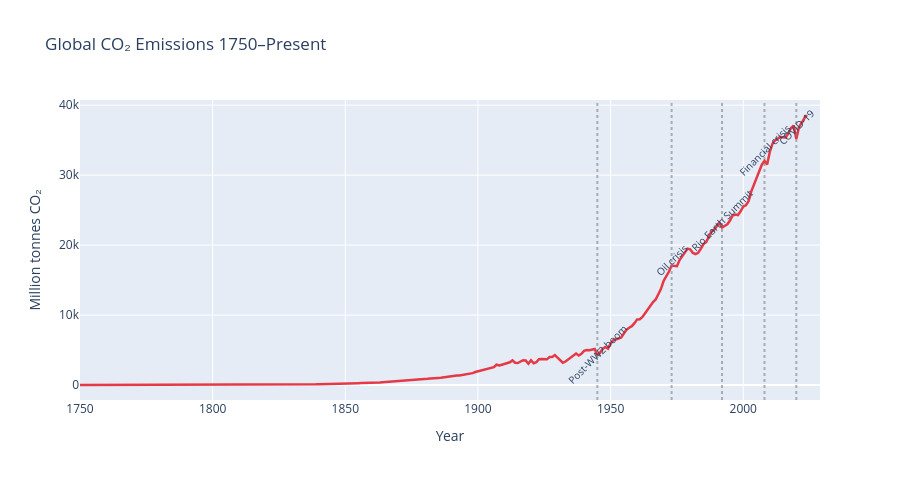

Source (notebook cell):
### Code cell
section("Global CO₂ trend — 1750 to present")

fig = go.Figure()
fig.add_trace(go.Scatter(
    x=world["year"], y=world["co2"],
    mode="lines", name="World CO₂ (Mt)",
    line=dict(color="#e63946", width=2.5)
))
# Annotate key events
events = [
    (1945, "Post-WW2 boom"),
    (1973, "Oil crisis"),
    (1992, "Rio Earth Summit"),
    (2008, "Financial crisis"),
    (2020, "COVID-19"),
]
for yr, label in events:
    y_val = world.loc[world["year"]==yr, "co2"]
    if len(y_val):
        fig.add_vline(x=yr, line_dash="dot", line_color="gray", opacity=0.6)
        fig.add_annotation(x=yr, y=y_val.values[0]*1.05, text=label, showarrow=False,
                           font=dict(size=10), textangle=-45)

fig.update_layout(
    title="Global CO₂ Emissions 1750–Present",
    xaxis_title="Year", yaxis_title="Million tonnes CO₂",
    height=480
)
fig.show()

### Figure 1 — Plotly figure (JSON) as saved in the notebook; plotly's stock layout.template omitted (floating-point values rounded to 4 significant figures; data arrays with more than 128 entries replaced by an {"elided": "..."} marker saying what was removed)
{"data": [{"line": {"color": "#e63946", "width": 2.5}, "mode": "lines", "name": "World CO₂ (Mt)", "type": "scatter", "x": {"elided": "275 int values"}, "y": {"elided": "275 float values"}}], "layout": {"annotations": [{"font": {"size": 10}, "showarrow": false, "text": "Post-WW2 boom", "textangle": -45, "x": 1945, "y": 4504.0}, {"font": {"size": 10}, "showarrow": false, "text": "Oil crisis", "textangle": -45, "x": 1973, "y": 17930.0}, {"font": {"size": 10}, "showarrow": false, "text": "Rio Earth Summit", "textangle": -45, "x": 1992, "y": 23650.0}, {"font": {"size": 10}, "showarrow": false, "text": "Financial crisis", "textangle": -45, "x": 2008, "y": 33650.0}, {"font": {"size": 10}, "showarrow": false, "text": "COVID-19", "textangle": -45, "x": 2020, "y": 36920.0}], "height": 480, "shapes": [{"line": {"color": "gray", "dash": "dot"}, "opacity": 0.6, "type": "line", "x0": 1945, "x1": 1945, "xref": "x", "y0": 0, "y1": 1, "yref": "y domain"}, {"line": {"color": "gray", "dash": "dot"}, "opacity": 0.6, "type": "line", "x0": 1973, "x1": 1973, "xref": "x", "y0": 0, "y1": 1, "yref": "y domain"}, {"line": {"color": "gray", "dash": "dot"}, "opacity": 0.6, "type": "line", "x0": 1992, "x1": 1992, "xref": "x", "y0": 0, "y1": 1, "yref": "y domain"}, {"line": {"color": "gray", "dash": "dot"}, "opacity": 0.6, "type": "line", "x0": 2008, "x1": 2008, "xref": "x", "y0": 0, "y1": 1, "yref": "y domain"}, {"line": {"color": "gray", "dash": "dot"}, "opacity": 0.6, "type": "line", "x0": 2020, "x1": 2020, "xref": "x", "y0": 0, "y1": 1, "yref": "y domain"}], "title": {"text": "Global CO₂ Emissions 1750–Present"}, "xaxis": {"title": {"text": "Year"}}, "yaxis": {"title": {"text": "Million tonnes CO₂"}}}}
